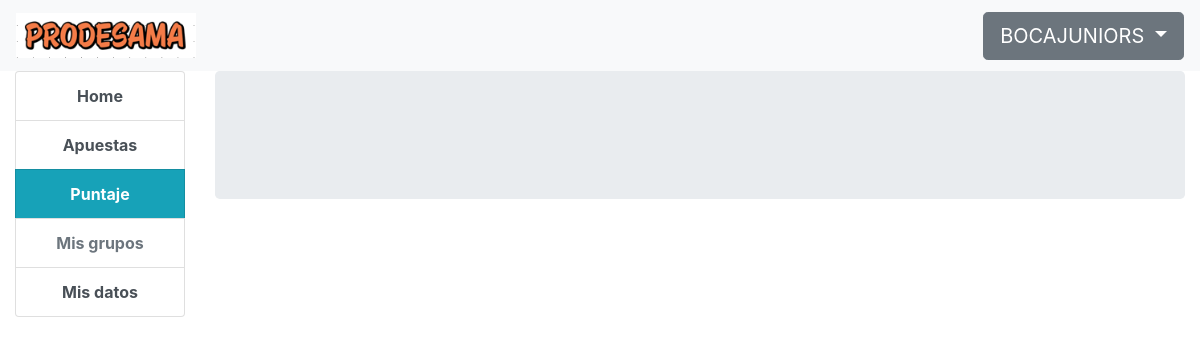
Page /home/puntaje (signed in) on the earlier database version.
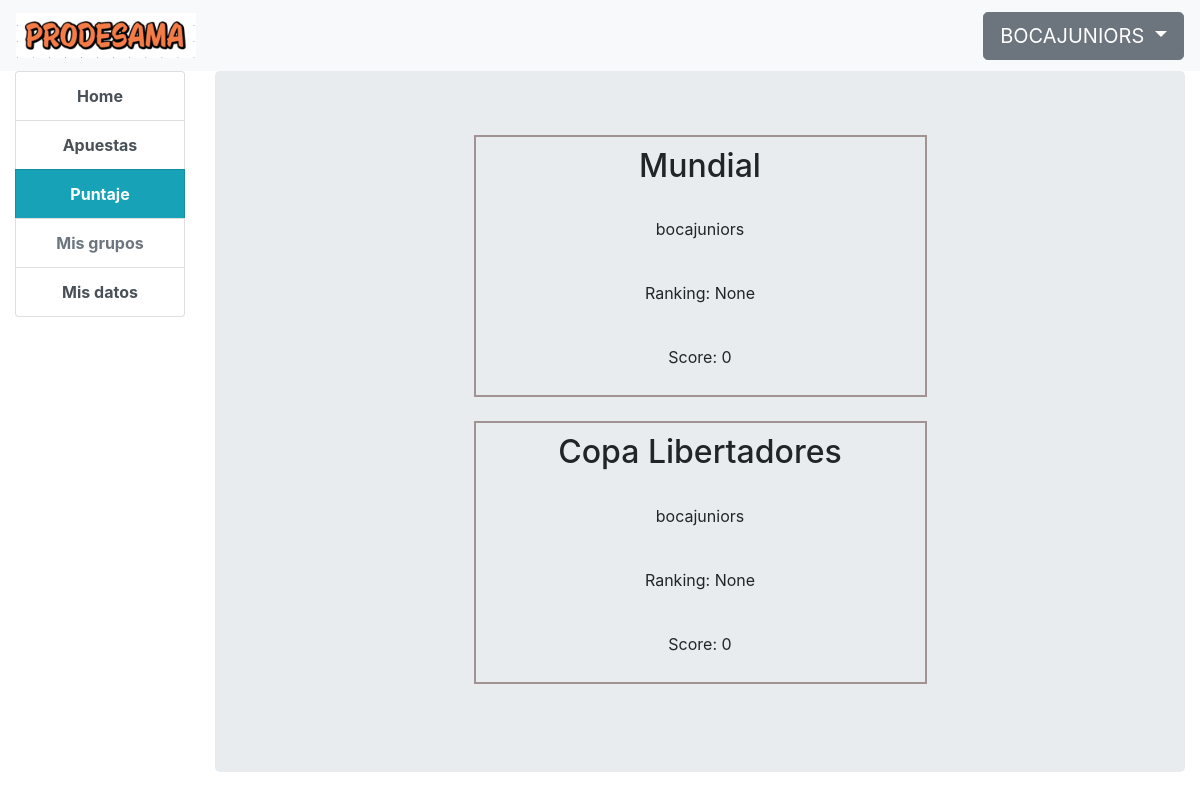
Same page on the later database version.
### prode/models.py (models this page shows, shortened)
class CompetitionStat(models.Model):
    user = models.ForeignKey(User, on_delete=models.CASCADE, related_name='comps')
    score = models.PositiveIntegerField(default=0)
    ranking = models.PositiveIntegerField(null=True)
    comp = models.ForeignKey(Competition, on_delete=models.CASCADE, null=True, related_name='comps')
    class Meta:
        unique_together = ('user', 'comp')

class Competition(models.Model):
    name = models.CharField(max_length=100)
    available = models.BooleanField(default=False)
    def __str__(self):
        return (str(self.name))

### prode/views.py (the view)
# urls.py: path('home/puntaje', login_required(views.ScoreView.as_view()), name='puntaje'),
class ScoreView(generic.DetailView):
    template_name = 'prode/puntaje.html'
    def get(self, request):
        comp_stats = CompetitionStat.objects.all()
        return render(request, self.template_name, {'comp_stats':comp_stats})

### prode/templates/prode/puntaje.html (shortened to what this page needs)
{% extends "prode/navigation.html" %}
{% block content %}
    {% for cs in comp_stats %}
        {% if user == cs.user %}
            <div class="box text-center">
                <h2>{{ cs.comp }}</h2>
                <br>
                <p>{{ cs.user }}</p>
                <br>
                <p>Ranking: {{ cs.ranking }}</p>
                <br>
                <p>Score: {{ cs.score }}</p>
            </div>
            <br>
        {% endif %}
   {% endfor %}
{% endblock %}

### prode/templates/prode/navigation.html
{% extends "prode/base.html" %}
{% block body_block %}
<div class="container-fluid">
    <div class="row">
        <div class="col-2 text-center">
            <div class="list-group">
                <a href="{% url 'prode:home' %}" class="list-group-item list-group-item-action"><strong>Home</strong></a>
                <a href="apuestas" id="list_apuestas" class="list-group-item list-group-item-action"><strong>Apuestas</strong></a>
                <a href="puntaje" id="list_puntaje" class="list-group-item list-group-item-action"><strong>Puntaje</strong></a>
                <a href="grupos" id="list_grupos" class="list-group-item list-group-item-action disabled"><strong>Mis grupos</strong></a>
                <a href="datos" id="list_datos" class="list-group-item list-group-item-action"><strong>Mis datos</strong></a>
            </div>
        </div>
        <div class="col-10">
            <div class="jumbotron">
                {% block content %}
                {% endblock %}
            </div>
        </div>
    </div>
</div>
{% endblock %}

### prode/templates/prode/base.html (shortened to what this page needs)
{% load static %}
<!doctype html>
<html lang="en">
<head>
    <link rel="stylesheet" type="text/css" href="{% static 'prode/css/style.css' %}" />
    <link rel="stylesheet" href="https://stackpath.bootstrapcdn.com/bootstrap/4.1.1/css/bootstrap.min.css">
</head>
<body style="overflow-x: hidden">
    <nav class="navbar navbar-expand-xl navbar-light bg-light">
        <a href="{% url 'prode:index' %}"><img class="navbar-brand" src="{% static 'prode/images/prodelogo.png' %}" alt="PRODESAMA" width="180" height="auto"></a>
        <div class="collapse navbar-collapse" id="navbarSupportedContent">
            <ul class="navbar-nav ml-auto">
                {% if user.is_authenticated %}
                    <div class="dropdown">
                        <button class="btn btn-secondary btn-lg dropdown-toggle" type="button" id="dropdownMenuButton" data-toggle="dropdown" aria-haspopup="true" aria-expanded="false" style="text-transform: uppercase">
                            {{ user.username }}
                        </button>
                    </div>
                {% endif %}
            </ul>
        </div>
    </nav>
    {% block body_block %}
    {% endblock %}
</body>
</html>

### prode/static/prode/css/style.css (style rules this page uses)
.box { width: 50%; padding: 10px; border: 2px solid rgb(161, 147, 147); margin: 0 auto; }

Differences in the rows shown:
added CompetitionStat: comp "Mundial", user "bocajuniors", ranking "None", score "0"
added CompetitionStat: comp "Copa Libertadores", user "bocajuniors", ranking "None", score "0"
